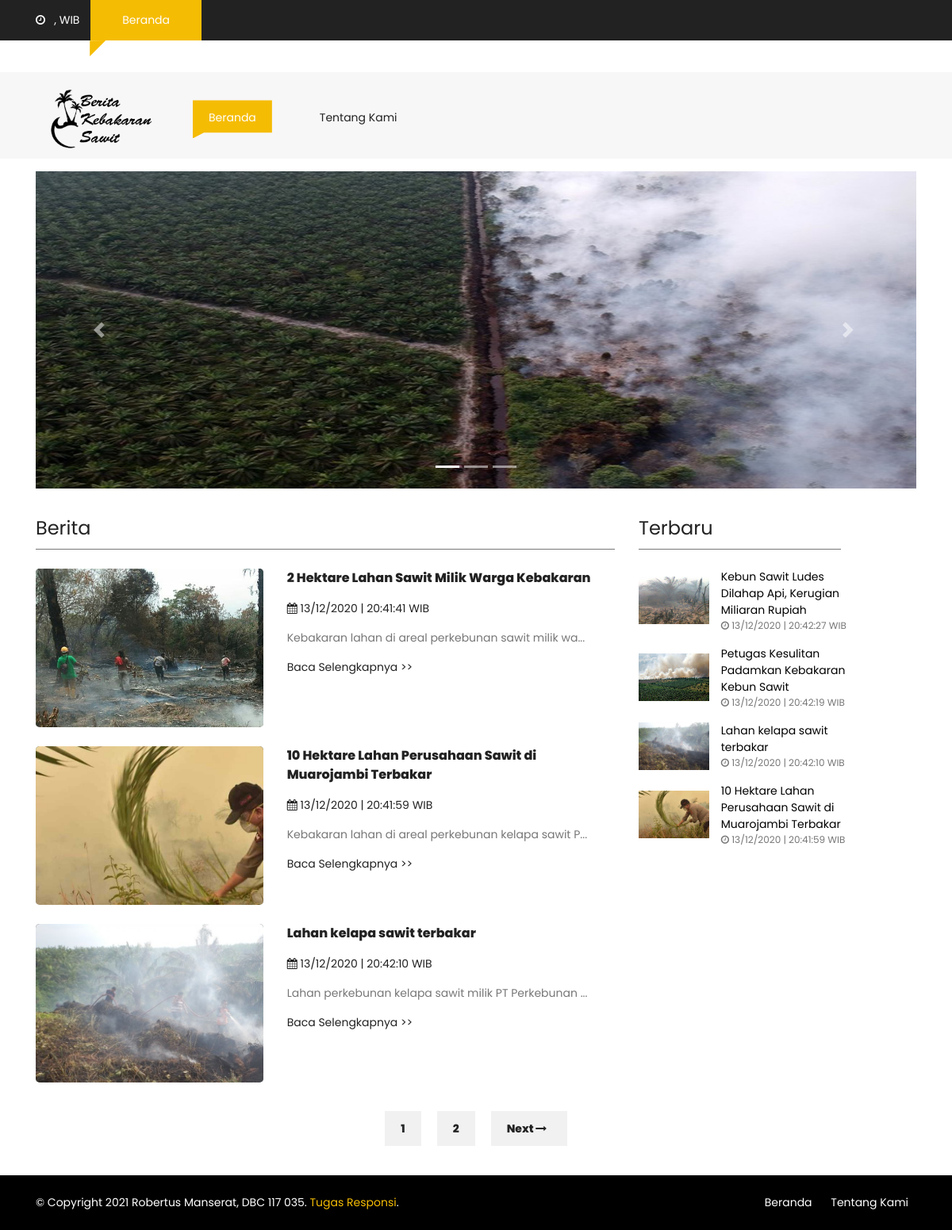
The page / on the database its author committed.
### tables this page shows
CREATE TABLE IF NOT EXISTS `tb_berita` (
`id_berita` int(50) NOT NULL,
  `judul_berita` varchar(100) DEFAULT NULL,
  `isi_berita` text,
  `tanggal_posting` datetime DEFAULT NULL,
  `foto_berita` varchar(225) DEFAULT NULL
);

### index.php (the view, shortened to what this page needs)
<?php
include'config.php';
?>
<!DOCTYPE html>
<html lang="en" class="no-js">
<head>
    <link href="css/media_query.css" rel="stylesheet" type="text/css"/>
    <link href="css/bootstrap.css" rel="stylesheet" type="text/css"/>
    <link href="https://maxcdn.bootstrapcdn.com/font-awesome/4.7.0/css/font-awesome.min.css" rel="stylesheet"
>
    <link href="css/animate.css" rel="stylesheet" type="text/css"/>
    <link href="css/owl.carousel.css" rel="stylesheet" type="text/css"/>
    <link href="css/owl.theme.default.css" rel="stylesheet" type="text/css"/>
    <link href="css/style_1.css" rel="stylesheet" type="text/css"/>
</head>
<body onload="startclock()">
<?php
$q = $_GET[cari];
if ($_GET[cari]) {
    $dataperpage = mysqli_query($koneksi,"SELECT * FROM tb_berita where judul_berita like '%$q%'");
} else {
    $dataperpage = mysqli_query($koneksi,"SELECT * FROM tb_berita");
}
$page = "index.php";
$numpage = mysqli_num_rows($dataperpage);
$start = $_GET['start'];
$eu = $start - 0;
$limit = 3;
$thisp = $eu + $limit;
$next = $eu + $limit;
 ?>
<div class="container-fluid fh5co_header_bg">
    <div class="container">
        <div class="row">
            <div class="col-12 fh5co_mediya_center"><a href="#" class="color_fff fh5co_mediya_setting"><i class="fa fa-clock-o"></i>&nbsp;&nbsp;&nbsp;<span id="date"></span>, <span id="clock"></span> WIB</span></a>
                <div class="d-inline-block fh5co_trading_posotion_relative"><a href="#" class="treding_btn">Beranda</a>
                    <div class="fh5co_treding_position_absolute"></div>
                </div>
            </div>
        </div>
    </div>
</div>
<div class="container-fluid">
    <div class="container">
        <div class="row">
            <div class="col-12 col-md-4 fh5co_padding_menu">
            </div>
        </div>
    </div>
</div>
<div class="container-fluid bg-faded fh5co_padd_mediya padding_786">
    <div class="container padding_786">
        <nav class="navbar navbar-toggleable-md navbar-light ">
            <br>
            <a class="navbar-brand" href="#"><img src="images/logo-1.png" alt="img" class="fh5co_logo_width"/></a>
            <div class="collapse navbar-collapse" id="navbarSupportedContent">
                <ul class="navbar-nav mr-auto">
                    <li class="nav-item active">
                        <a class="nav-link" href="index.php">Beranda <span class="sr-only">(current)</span></a>
                    </li>
                    <li class="nav-item ">
                        <a class="nav-link" href="tentang.php">Tentang Kami <span class="sr-only">(current)</span></a>
                    </li>
                </ul>
            </div>
        </nav>
    </div>
</div>
<div class="container-fluid pt-3">
    <div class="container animate-box" data-animate-effect="fadeIn">
        <div id="carouselExampleIndicators" class="carousel slide" data-ride="carousel">
  <ol class="carousel-indicators">
    <li data-target="#carouselExampleIndicators" data-slide-to="0" class="active"></li>
    <li data-target="#carouselExampleIndicators" data-slide-to="1"></li>
    <li data-target="#carouselExampleIndicators" data-slide-to="2"></li>
  </ol>
  <div class="carousel-inner">
    <div class="carousel-item active">
      <img class="d-block w-100" style="height: 400px;" src="images/slide-1.jpg" alt="First slide">
    </div>
  </div>
  <a class="carousel-control-prev" href="#carouselExampleIndicators" role="button" data-slide="prev">
    <span class="carousel-control-prev-icon" aria-hidden="true"></span>
  </a>
  <a class="carousel-control-next" href="#carouselExampleIndicators" role="button" data-slide="next">
    <span class="carousel-control-next-icon" aria-hidden="true"></span>
  </a>
</div>
    </div>
</div>
<div class="container-fluid pb-4 pt-4 paddding">
    <div class="container paddding">
        <div class="row mx-0">
            <div class="col-md-8 animate-box" data-animate-effect="fadeInLeft">
                <div>
                    <div class="fh5co_heading fh5co_heading_border_bottom py-2 mb-4">Berita</div>
                </div>
                <?php
                    if ($_GET[cari]) {
                        $link = mysqli_query($koneksi,"SELECT * FROM tb_berita  where judul_berita like '%$q%' order by id_berita ASC limit $eu, $limit");
                    } else {
                        $link = mysqli_query($koneksi,"SELECT * FROM tb_berita  order by id_berita ASC limit $eu, $limit");
                    }
                    while ($data = mysqli_fetch_assoc($link)) {
                        $t = strtotime($data['tanggal_posting']);
                        $num_char = 50;
                        $text = $data['isi_berita'];
                        ?>
                <div class="row pb-4">
                    <div class="col-md-5">
                        <div class="fh5co_hover_news_img">
                            <div class="fh5co_news_img"><img src="admin/<?php echo $data['foto_berita']; ?>" alt=""/></div>
                        </div>
                    </div>
                    <div class="col-md-7 animate-box">
                        <a href="detail_berita.php?id=<?php echo $data[id_berita] ?>" class="fh5co_magna py-2"> <?php echo $data['judul_berita']; ?></a><br>
                        <a href="detail_berita.php?id=<?php echo $data[id_berita] ?>" class="fh5co_mini_time py-3"> <i class="fa fa-calendar"></i> <?php echo date('d/m/Y | H:i:s',$t),' WIB'; ?> </a>
                        <div class="fh5co_consectetur">
                            <?php echo substr($text, 0, $num_char) . '...'; ?>
                        </div>
                        <div class="fh5co_consectetur">
                            <a href="detail_berita.php?id=<?php echo $data[id_berita] ?>" class="fh5co_mini_time py-3">Baca Selengkapnya >></a>
                        </div>
                    </div>
                </div>
                <?php } ?>
            </div>
            <div class="col-md-3 animate-box" data-animate-effect="fadeInRight">
                <div>
                    <div class="fh5co_heading fh5co_heading_border_bottom pt-1 py-2 mb-4">Terbaru</div>
                </div>
                <?php
                        $link = mysqli_query($koneksi,"SELECT * FROM tb_berita  ORDER BY tanggal_posting DESC limit 4");
                    while ($data = mysqli_fetch_assoc($link)) {
                        $t = strtotime($data['tanggal_posting']);
                        ?>
                <div class="row pb-3">
                    <div class="col-5 align-self-center">
                        <img src="admin/<?php echo $data['foto_berita']; ?>" alt="img" class="fh5co_most_trading"/>
                    </div>
                    <div class="col-7 paddding">
                        <div class="most_fh5co_treding_font" > <a href="detail_berita.php?id=<?php echo $data[id_berita] ?>" style="color:black;"><?php echo $data['judul_berita']; ?></a></div>
                        <div class="most_fh5co_treding_font_123"><i class="fa fa-clock-o"></i> <?php echo date('d/m/yy | H:i:s',$t),' WIB'; ?></div>
                    </div>
                </div>
                <?php } ?>
            </div>
        </div>
        <div class="row mx-0 animate-box" data-animate-effect="fadeInUp">
                <div class="col-12 text-center pb-4 pt-4">
                            <?php
                            $l = 1;
                            for ($i = 0; $i < $numpage; $i = $i + $limit) {
                                if ($i <> $eu) {
                                    echo "<a href=$page?start=$i class='btn_pagging'>$l</a>";
                                } else {
                                    echo "<a  class='btn_pagging active'>$l</a>";
                                }
                                $l = $l + 1;
                            }
                            if ($thisp < $numpage) {
                                echo "<a href=$page?start=$next class='btn_mange_pagging'>Next <i class='fa fa-long-arrow-right'></i>&nbsp;&nbsp; </a>";
                            }
                            ?>
                </div>
        </div>
    </div>
</div>
<div class="container-fluid fh5co_footer_right_reserved">
    <div class="container">
        <div class="row  ">
            <?php
            include'footer.php';
            ?>
        </div>
    </div>
</div>
</body>
</html>

### footer.php
<div class="col-12 col-md-6 py-4 Reserved"> © Copyright 2021 Robertus Manserat, DBC 117 035. <a href="https://freehtml5.co" title="Free HTML5 Bootstrap templates">Tugas Responsi</a>. </div>
            <div class="col-12 col-md-6 spdp_right py-4">
                <a href="index.php" class="footer_last_part_menu">Beranda</a>
                <a href="tentang.php" class="footer_last_part_menu">Tentang Kami</a></div>

### css/style_1.css (style rules this page uses)
a,a:hover { color:#f5bc04 }
.fh5co_header_bg { background:#222;color:#fff }
.color_fff { color:#fff !important }
.treding_btn { background:#f5bc04;color:#fff;margin:0 10px;display:inline-block;padding:15px 40px }
.fh5co_trading_posotion_relative { position:relative }
.fh5co_treding_position_absolute { -webkit-clip-path:polygon(0 1%, 100% 0, 0 100%, 0% 100%);-moz-clip-path:polygon(0 1%, 100% 0, 0 100%, 0% 100%);-ms-clip-path:polygon(0 1%, 100% 0, 0 100%, 0% 100%);clip-path:polygon(0 1%, 100% 0, 0 100%, 0% 100%);height:20px;width:20px;background:#f5bc04;position:absolute;left:9px }
.fh5co_logo_width { width:130px }
.navbar-light .navbar-nav .open>.nav-link,.navbar-light .navbar-nav .active>.nav-link,.navbar-light .navbar-nav .nav-link.open,.navbar-light .navbar-nav .nav-link.active { color:#fff !important;padding-top:12px !important;padding-bottom:15px !important;padding-left:20px !important;padding-right:20px !important;margin:0 20px !important;-moz-transition:all .5s ease;-o-transition:all .5s ease;-webkit-transition:all .5s ease;-ms-transition:all .5s ease;transition:all .5s ease;background:#f5bc04 !important;-webkit-clip-path:polygon(100% 0, 100% 85%, 14% 85%, 0 100%, 0% 60%, 0 0);-moz-clip-path:polygon(100% 0, 100% 85%, 14% 85%, 0 100%, 0% 60%, 0 0);-ms-clip-path:polygon(100% 0, 100% 85%, 14% 85%, 0 100%, 0% 60%, 0 0);clip-path:polygon(100% 0, 100% 85%, 14% 85%, 0 100%, 0% 60%, 0 0) }
.navbar-light .navbar-nav .nav-link { color:#222 !important;padding-top:12px !important;padding-bottom:15px !important;padding-left:20px !important;padding-right:20px !important;margin:0 20px !important;-moz-transition:all .5s ease;-o-transition:all .5s ease;-webkit-transition:all .5s ease;-ms-transition:all .5s ease;transition:all .5s ease;position:relative !important;-webkit-clip-path:polygon(100% 0, 100% 85%, 14% 85%, 0 100%, 0% 60%, 0 0);-moz-clip-path:polygon(100% 0, 100% 85%, 14% 85%, 0 100%, 0% 60%, 0 0);-ms-clip-path:polygon(100% 0, 100% 85%, 14% 85%, 0 100%, 0% 60%, 0 0);clip-path:polygon(100% 0, 100% 85%, 14% 85%, 0 100%, 0% 60%, 0 0) }
.fh5co_padding_menu { padding:20px 0 }
.fh5co_padd_mediya { padding-top:10px }
.paddding { padding-left:0 !important;padding-right:0 !important }
.fh5co_heading { font-size:20px;color:#424040 }
.fh5co_heading_border_bottom { border-bottom:1px solid #777 }
.fh5co_news_img { height:200px;-webkit-border-radius:5px;-moz-border-radius:5px;-ms-border-radius:5px;border-radius:5px;overflow:hidden;position:relative;top:0;-webkit-box-shadow:inset 0 2px 3px 1px;-moz-box-shadow:inset 0 2px 3px 1px;-o-box-shadow:inset 0 2px 3px 1px;box-shadow:inset 0 2px 3px 1px;-moz-transition:all all 0.5s ease;-o-transition:all all 0.5s ease;-webkit-transition:all all 0.5s ease;-ms-transition:all all 0.5s ease;transition:all all 0.5s ease }
.fh5co_news_img>img { height:260px;min-width:100% }
.fh5co_magna { font-size:16px;color:#222 !important;font-weight:800 }
.fh5co_mini_time { font-size:14px;color:#222;display:inline-block }
.fh5co_consectetur { font-size:14px;color:#777 }
.fh5co_most_trading { height:60px;width:100% }
.most_fh5co_treding_font_123 { font-size:12px;color:#777 }
.btn_mange_pagging { background:#f1f1f1;padding:12px 20px;color:#222 !important;font-weight:800;margin:0 10px;-moz-transition:all .5s ease;-o-transition:all .5s ease;-webkit-transition:all .5s ease;-ms-transition:all .5s ease;transition:all .5s ease }
.btn_pagging { background:#f1f1f1 !important;color:#222;padding:12px 20px !important;font-weight:800;margin:0 10px;-moz-transition:all .5s ease;-o-transition:all .5s ease;-webkit-transition:all .5s ease;-ms-transition:all .5s ease;transition:all .5s ease }
.fh5co_footer_right_reserved { background:#000 !important;color:#fff !important }
.footer_last_part_menu { color:#fff !important;padding:0 10px }
.spdp_right { text-align:right }
.fh5co_heading { font-size:24px;color:#222 }

### rows shown on the page
tb_berita: foto_berita (picture), judul_berita "2 Hektare Lahan Sawit Milik Warga Kebakaran", tanggal_posting "13/12/2020 | 20:41:41", isi_berita "Kebakaran lahan di areal perkebunan sawit milik wa"
tb_berita: foto_berita (picture), judul_berita "10 Hektare Lahan Perusahaan Sawit di Muarojambi Terbakar", tanggal_posting "13/12/2020 | 20:41:59", isi_berita "Kebakaran lahan di areal perkebunan kelapa sawit P"
tb_berita: foto_berita (picture), judul_berita "Lahan kelapa sawit terbakar", tanggal_posting "13/12/2020 | 20:42:10", isi_berita "Lahan perkebunan kelapa sawit milik PT Perkebunan"
tb_berita: foto_berita (picture), judul_berita "Kebun Sawit Ludes Dilahap Api, Kerugian Miliaran Rupiah", tanggal_posting "13/12/2020 | 20:42:27"
tb_berita: foto_berita (picture), judul_berita "Petugas Kesulitan Padamkan Kebakaran Kebun Sawit", tanggal_posting "13/12/2020 | 20:42:19"
